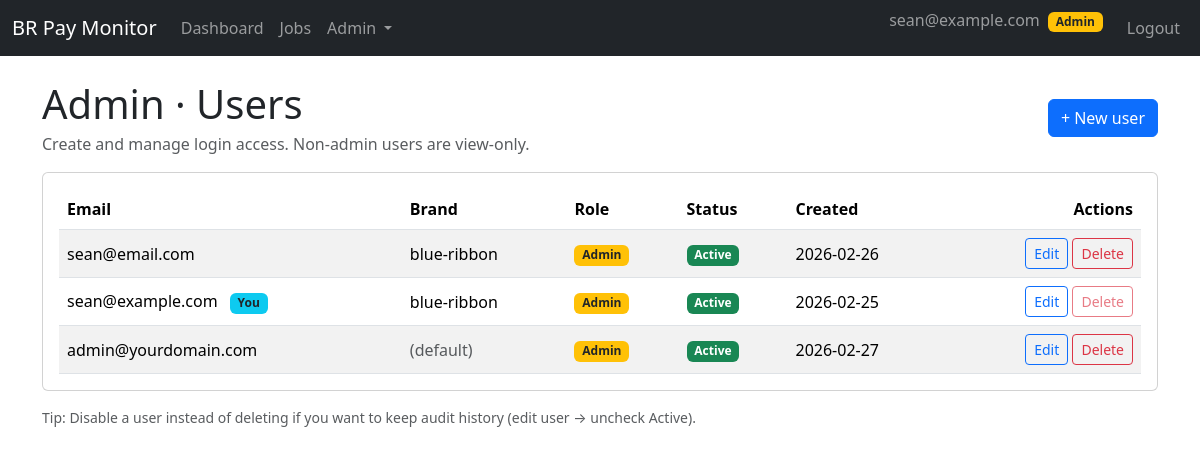
Page /admin/users (signed in) on the committed database.
### br_pay_monitor/models.py (models this page shows, shortened)
class User(UserMixin, db.Model):
    __tablename__ = "users"
    id = db.Column(db.Integer, primary_key=True)
    email = db.Column(db.String(255), unique=True, index=True, nullable=False)
    password_hash = db.Column(db.String(255), nullable=False)
    is_admin = db.Column(db.Boolean, default=False, nullable=False)
    is_active = db.Column(db.Boolean, default=True, nullable=False)
    brand_id = db.Column(db.Integer, db.ForeignKey("brands.id"), nullable=True)
    brand = db.relationship("Brand", backref=db.backref("users", lazy="dynamic"))
    created_at = db.Column(db.DateTime, default=datetime.utcnow, nullable=False)

class Brand(db.Model):
    __tablename__ = "brands"
    id = db.Column(db.Integer, primary_key=True)
    name = db.Column(db.String(128), nullable=False)
    slug = db.Column(db.String(64), unique=True, nullable=False)
    is_active = db.Column(db.Boolean, default=True, nullable=False)
    created_at = db.Column(db.DateTime, default=datetime.utcnow, nullable=False)

### br_pay_monitor/blueprints/admin/routes.py (the view)
@bp.route("/users", methods=["GET"])
@login_required
def users():
    _require_admin()
    brand = _current_brand()
    all_users = (
        User.query.outerjoin(Brand, User.brand_id == Brand.id)
        .order_by(
            User.is_admin.desc(),
            User.is_active.desc(),
            Brand.slug.asc().nullslast(),
            User.email.asc(),
        )
        .all()
    )
    return render_template(
        "admin/users.html",
        brand=brand,
        users=all_users,
    )

### br_pay_monitor/blueprints/admin/routes.py (called while the page is built)
def _require_admin():
    if not current_user.is_authenticated:
        abort(401)
    if not current_user.is_admin:
        abort(403)

def _current_brand() -> Brand:
    return current_user.brand or Brand.get_default_brand()

### br_pay_monitor/templates/admin/users.html
{% extends "base.html" %}
{% block content %}
<div class="d-flex align-items-center justify-content-between mb-3">
  <div>
    <h1 class="mb-1">Admin · Users</h1>
    <div class="text-muted">Create and manage login access. Non-admin users are view-only.</div>
  </div>
  <div>
    <a class="btn btn-primary" href="{{ url_for('admin.create_user') }}">+ New user</a>
  </div>
</div>
<div class="card">
  <div class="card-body">
    {% if users %}
      <div class="table-responsive">
        <table class="table table-striped align-middle mb-0">
          <thead>
            <tr>
              <th>Email</th>
              <th>Brand</th>
              <th>Role</th>
              <th>Status</th>
              <th>Created</th>
              <th class="text-end">Actions</th>
            </tr>
          </thead>
          <tbody>
            {% for u in users %}
            <tr>
              <td>
                {{ u.email }}
                {% if u.id == current_user.id %}
                  <span class="badge bg-info text-dark ms-2">You</span>
                {% endif %}
              </td>
              <td>
                {% if u.brand %}
                  {{ u.brand.slug }}
                {% else %}
                  <span class="text-muted">(default)</span>
                {% endif %}
              </td>
              <td>
                {% if u.is_admin %}
                  <span class="badge bg-warning text-dark">Admin</span>
                {% else %}
                  <span class="badge bg-secondary">Viewer</span>
                {% endif %}
              </td>
              <td>
                {% if u.is_active %}
                  <span class="badge bg-success">Active</span>
                {% else %}
                  <span class="badge bg-danger">Disabled</span>
                {% endif %}
              </td>
              <td>
                {{ u.created_at.strftime('%Y-%m-%d') if u.created_at else '' }}
              </td>
              <td class="text-end">
                <a class="btn btn-sm btn-outline-primary" href="{{ url_for('admin.edit_user', user_id=u.id) }}">Edit</a>
                <form method="post" action="{{ url_for('admin.delete_user', user_id=u.id) }}" class="d-inline" onsubmit="return confirm('Delete user {{ u.email }}?');">
                  <button type="submit" class="btn btn-sm btn-outline-danger" {% if u.id == current_user.id %}disabled{% endif %}>
                    Delete
                  </button>
                </form>
              </td>
            </tr>
            {% endfor %}
          </tbody>
        </table>
      </div>
    {% else %}
      <p class="mb-0">No users found.</p>
    {% endif %}
  </div>
</div>
<div class="mt-3 text-muted small">
  Tip: Disable a user instead of deleting if you want to keep audit history (edit user → uncheck Active).
</div>
{% endblock %}

### br_pay_monitor/templates/base.html (shortened to what this page needs)
<!doctype html>
<html lang="en">
  <head>
    <link
      href="https://cdn.jsdelivr.net/npm/bootstrap@5.3.3/dist/css/bootstrap.min.css"
      rel="stylesheet"
    >
  </head>
  <body>
    <nav class="navbar navbar-expand-lg navbar-dark bg-dark mb-4">
      <div class="container-fluid">
        <a class="navbar-brand" href="{{ url_for('dashboard.index') }}">BR Pay Monitor</a>
        <div class="collapse navbar-collapse" id="navbarNav">
          <ul class="navbar-nav me-auto">
            {% if current_user.is_authenticated %}
            <li class="nav-item">
              <a class="nav-link" href="{{ url_for('dashboard.index') }}">Dashboard</a>
            </li>
            <li class="nav-item">
              <a class="nav-link" href="{{ url_for('dashboard.jobs') }}">Jobs</a>
            </li>
            {% if current_user.is_admin %}
            <li class="nav-item dropdown">
              <a class="nav-link dropdown-toggle"
                 href="#"
                 role="button"
                 data-bs-toggle="dropdown"
                 aria-expanded="false">
                Admin
              </a>
            </li>
            {% endif %}
            {% endif %}
          </ul>
          <ul class="navbar-nav">
            {% if current_user.is_authenticated %}
            <li class="nav-item">
              <span class="navbar-text me-3">
                {{ current_user.email }}
                {% if current_user.is_admin %}
                  <span class="badge bg-warning text-dark ms-1">Admin</span>
                {% endif %}
              </span>
            </li>
            <li class="nav-item">
              <a class="nav-link" href="{{ url_for('auth.logout') }}">Logout</a>
            </li>
            {% else %}
            <li class="nav-item">
              <a class="nav-link" href="{{ url_for('auth.login') }}">Login</a>
            </li>
            {% endif %}
          </ul>
        </div>
      </div>
    </nav>
    <main class="container">
      {% block content %}{% endblock %}
    </main>
  </body>
</html>

### rows in the picture
User: email "sean@example.com", shows "You", brand.slug "blue-ribbon", is_admin "Admin", is_active "Active", created_at "2026-02-25"
User: email "sean@email.com", brand.slug "blue-ribbon", is_admin "Admin", is_active "Active", created_at "2026-02-26"
User: email "admin@yourdomain.com", shows "(default)", is_admin "Admin", is_active "Active", created_at "2026-02-27"
